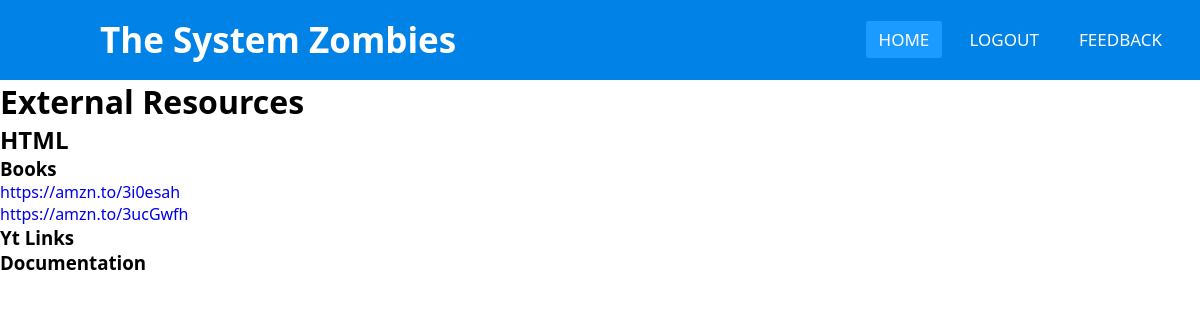
The page /external/1/ (signed in) on the database its author committed.
### main/models.py (models this page shows)
class DevName(models.Model):
    name=models.CharField(max_length=200)
    desc=models.TextField(default='')
    def __str__(self):
        return self.name

class External(models.Model):
    devname=models.ForeignKey(DevName, on_delete=CASCADE)
    book= models.URLField(blank=True)
    yt= models.URLField(blank=True)
    doc= models.URLField(blank=True)

### main/views.py (the view)
# urls.py: path('external/<int:id>/',views.external, name="external"),
@login_required(login_url='/login')
def external(request, id):
    devname= DevName.objects.get(id= id)
    return render(request,'external.html',{"devname":devname})

### templates/external.html (shortened to what this page needs)
{% extends 'base.html' %}
{% block content %}
   <h1> External Resources </h1>
   <h2> {{devname}} </h2>
   <h3> Books </h3>
   <ul>
   {%for x in devname.external_set.all%}
      <li> <a href="{{x.book}}"> {{x.book}} </a> </li>
   {%endfor%}
   </ul>
   <h3> Yt Links </h3>
   <h3> Documentation </h3>
{% endblock %}

### static/style1.css (style rules this page uses)
* { padding: 0; margin: 0; text-decoration: none; list-style: none; box-sizing: border-box; }
body { font-family: 'Segoe UI', Tahoma, Geneva, Verdana, sans-serif; }

### rows shown on the page
DevName: name "HTML"
External: book "https://amzn.to/3i0esah"
External: book "https://amzn.to/3ucGwfh"
